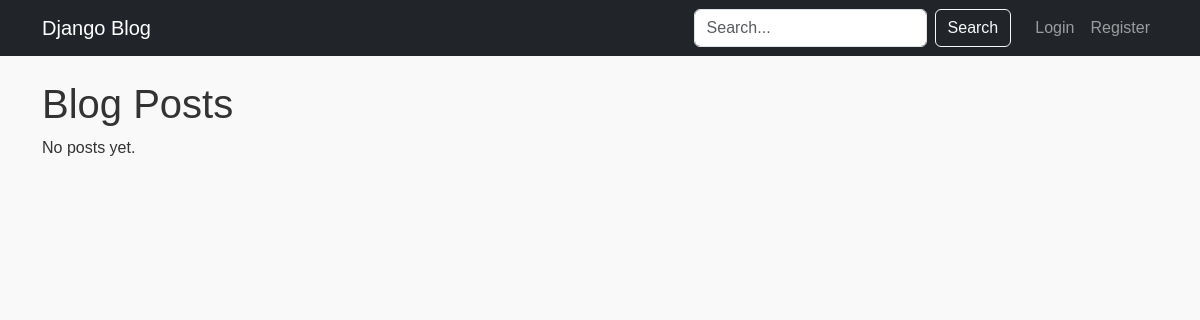
The app's page /, older data.
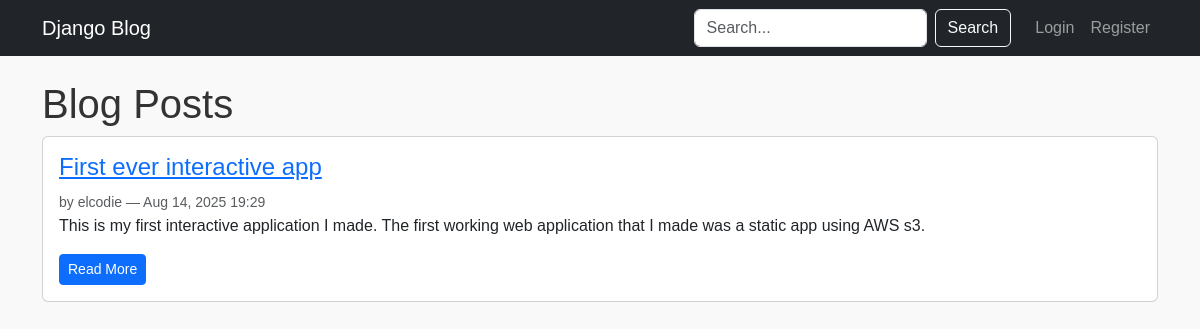
The same page, newer data.
### blog/models.py (models this page shows, shortened)
class Post(models.Model):
    title = models.CharField(max_length=200, help_text="Enter the post title")
    content = models.TextField(help_text="Write your blog content here")
    published_date = models.DateTimeField(auto_now_add=True)
    author = models.ForeignKey(
        User,
        on_delete=models.CASCADE,
        related_name="posts",
        help_text="The user who wrote this post",
    )
    tags = TaggableManager()
    class Meta:
        ordering = ["-published_date"]

### blog/views.py (the view)
# urls.py: path("", views.PostListView.as_view(), name="post-list"),
class PostListView(ListView):
    model = Post
    template_name = "blog/post_list.html"
    context_object_name = "posts"
    ordering = ["-published_date"]
    paginate_by = 5

### blog/templates/blog/post_list.html (shortened to what this page needs)
{% extends 'blog/base.html' %}
{% block content %}
<h1>Blog Posts</h1>
{% for post in posts %}
    <div class="card mb-3">
        <div class="card-body">
            <h4><a href="{% url 'blog:post-detail' post.pk %}">{{ post.title }}</a></h4>
            <small class="text-muted">by {{ post.author.username }} — {{ post.published_date|date:"M d, Y H:i" }}</small>
            <p>{{ post.content|truncatewords:30 }}</p>
            <a href="{% url 'blog:post-detail' post.pk %}" class="btn btn-sm btn-primary">Read More</a>
        </div>
    </div>
{% empty %}
    <p>No posts yet.</p>
{% endfor %}
{% endblock %}

### blog/templates/blog/base.html (shortened to what this page needs)
{% load static %}
<!DOCTYPE html>
<html lang="en">
<head>
    <link href="https://cdn.jsdelivr.net/npm/bootstrap@5.3.2/dist/css/bootstrap.min.css" rel="stylesheet">
    <link rel="stylesheet" href="{% static 'blog/css/styles.css' %}">
</head>
<body>
    <nav class="navbar navbar-expand-lg navbar-dark bg-dark mb-4">
        <div class="container">
            <a class="navbar-brand" href="{% url 'blog:post-list' %}">Django Blog</a>
            <form method="get" action="{% url 'search_posts' %}" class="d-flex ms-auto">
                <input class="form-control me-2" type="search" name="q" placeholder="Search..." value="{{ request.GET.q }}">
                <button class="btn btn-outline-light" type="submit">Search</button>
            </form>
            <ul class="navbar-nav ms-3">
                {% if user.is_authenticated %}
                    <li class="nav-item"><a class="nav-link" href="{% url 'blog:post-create' %}">New Post</a></li>
                    <li class="nav-item"><a class="nav-link" href="{% url 'blog:profile' %}">Profile</a></li>
                    <li class="nav-item"><a class="nav-link" href="{% url 'blog:logout' %}">Logout</a></li>
                {% else %}
                    <li class="nav-item"><a class="nav-link" href="{% url 'blog:login' %}">Login</a></li>
                    <li class="nav-item"><a class="nav-link" href="{% url 'blog:register' %}">Register</a></li>
                {% endif %}
            </ul>
        </div>
    </nav>
    <div class="container">
        {% block content %}{% endblock %}
    </div>
</body>
</html>

### blog/static/blog/css/styles.css (style rules this page uses)
* { margin: 0; padding: 0; box-sizing: border-box; }
body { font-family: Arial, sans-serif; background-color: #f9f9f9; color: #333; }

Row changes from the older to the newer data that the page shows:
added Post: title "First ever interactive app", author.username "elcodie", published_date "Aug 14, 2025 19:29", content "This is my first interactive application I made. The first working web application that I made was a static app using AWS s3."
Text that changed along with them:
text no longer shown: "No posts yet."
